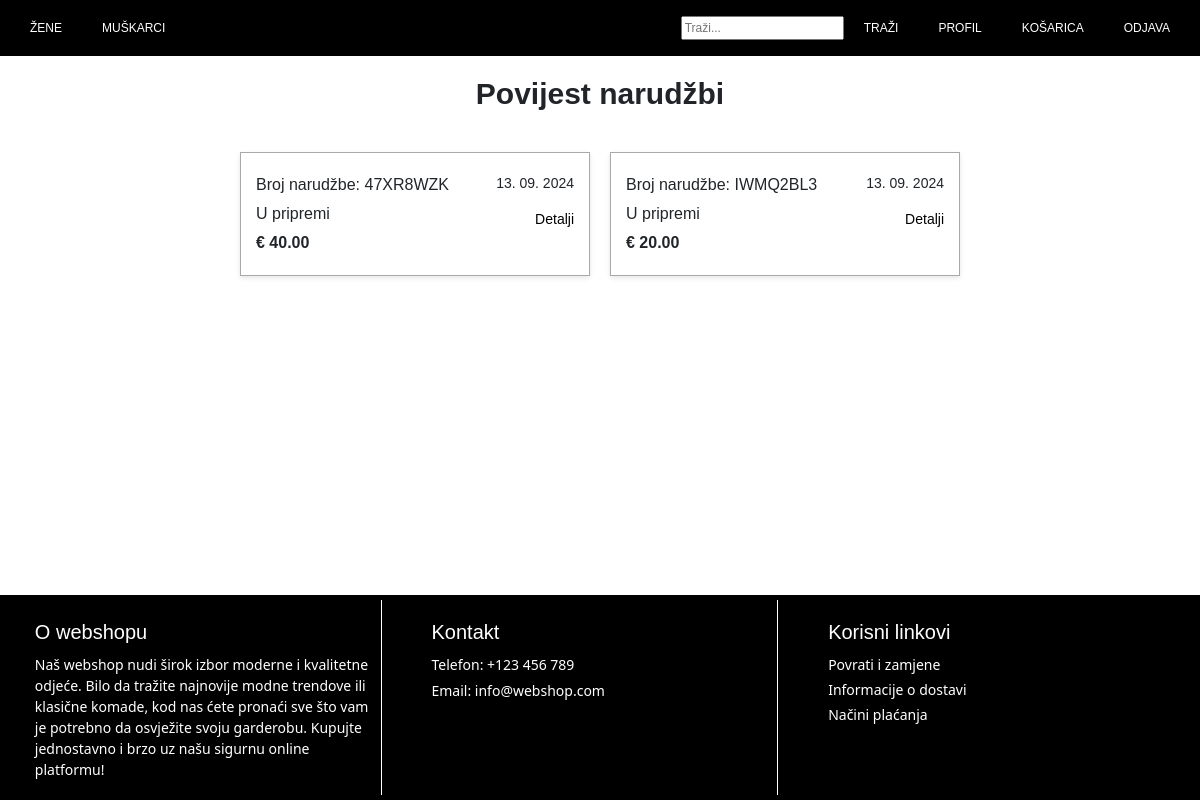
The app's page /webshop/orders_history/ (signed in), older data.
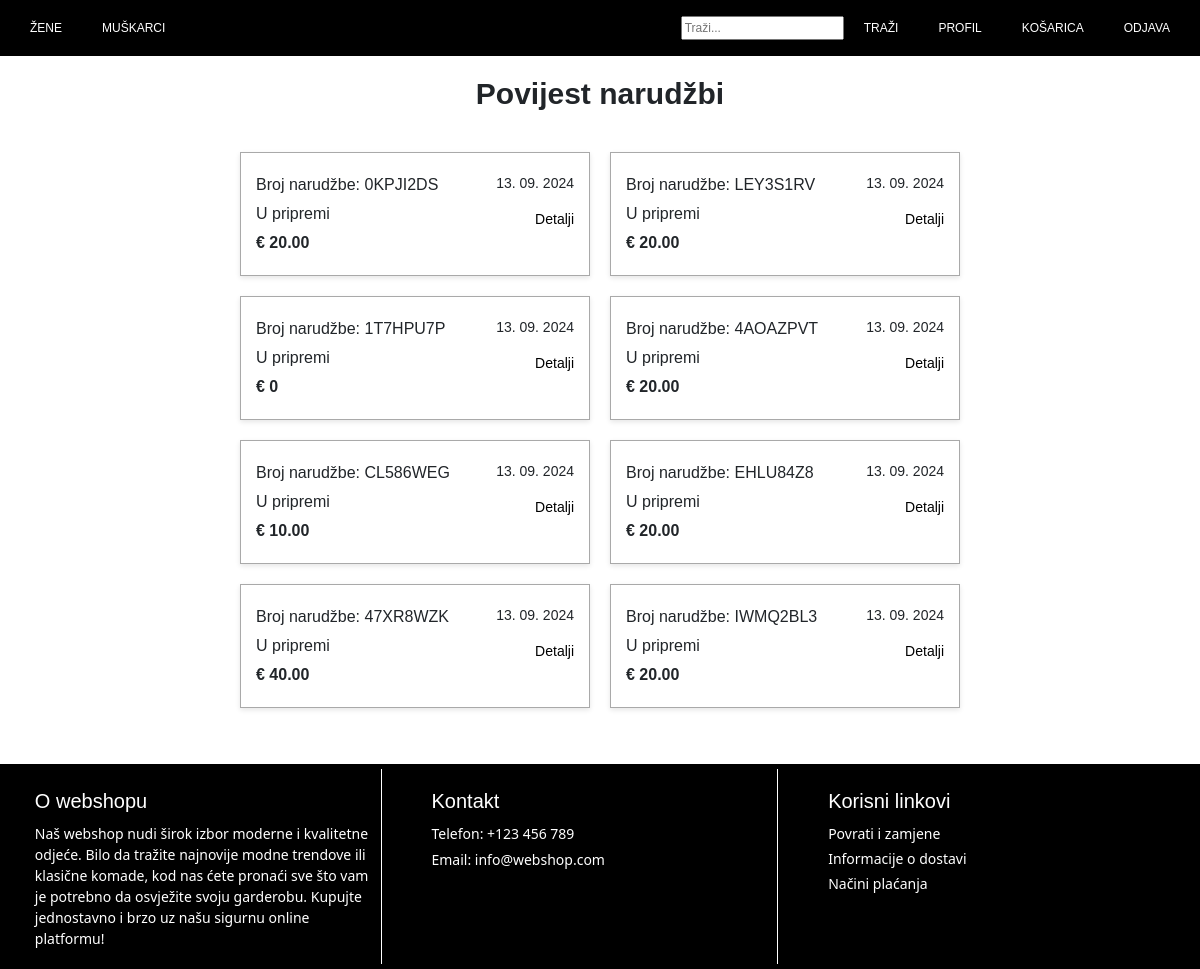
The same page, newer data.
### webshop/models.py (models this page shows, shortened)
class Order(models.Model):
    STATUS_CHOICES = (
        ('IP', 'U pripremi'),
        ('SP', 'Poslano'),
        ('DL', 'Dostavljeno'),
        ('RE', 'Odbijeno'),
    )
    PAYMENT_METHOD_CHOICES = (
        ('PP', 'Plaćanje pouzećem'),
        ('IB', 'Internetsko bankarstvo'),
    )
    account = models.ForeignKey(Account, on_delete=models.CASCADE)
    date_ordered = models.DateTimeField(auto_now_add=True)
    status = models.CharField(max_length=2, choices=STATUS_CHOICES, default='IP')
    payment_method = models.CharField(max_length=2, choices=PAYMENT_METHOD_CHOICES)
    order_number = models.CharField(max_length=10, unique=True, default=generate_order_number, editable=False)
    items = models.ManyToManyField('OrderItem', related_name='order_items', blank=True)

### webshop/views.py (the view)
# urls.py: path('orders_history/', views.orders_history_view, name='orders_history'),
def orders_history_view(request):
    orders = Order.objects.filter(account=request.user.account).order_by('-date_ordered')
    for order in orders:
        order.total_price = sum(item.total_price() for item in order.items_in_order.all())
    context = {
        'orders': orders
    }
    return render(request, 'webshop/orders_history.html', context)

### webshop/authentication.py (called while the page is built)
    def get_user(self, user_id):
        try:
            return User.objects.get(pk=user_id)
        except ObjectDoesNotExist:
            return None

### webshop/models.py (called while the page is built)
    def total_price(self):
        return self.quantity * self.product.product.price

### webshop/templates/webshop/orders_history.html (shortened to what this page needs)
{% extends 'webshop/base.html' %}
{% load static %}
{% block extra_css %}
<link rel="stylesheet" href="{% static 'webshop/css/orders_history.css' %}">
{% endblock %}
{% block content %}
<div class="orders-history-container">
    <h1>Povijest narudžbi</h1>
    {% if orders %}
        <ul>
            {% for order in orders %}
            <li class="order-history-item">
                <div class="order-history-details">
                    <div class="order-history-info">
                        <p>Broj narudžbe: {{ order.order_number }}</p>
                        <p>{{ order.get_status_display }}</p>
                        <p><strong>€ {{ order.total_price }}</strong></p>
                    </div>
                    <div class="order-history-meta">
                        <p>{{ order.date_ordered|date:"d. m. Y" }}</p>
                        <a href="{% url 'webshop:order_details' order_id=order.id %}">Detalji</a>
                    </div>
                </div>
            </li>
            {% endfor %}
        </ul>
    {% else %}
        <p>Nema narudžbi u povijesti.</p>
    {% endif %}
</div>
{% endblock %}

### webshop/templates/webshop/base.html (shortened to what this page needs)
<!DOCTYPE html>
<html lang="en">
<head>
    {% load static %}
    <link href="https://cdn.jsdelivr.net/npm/bootstrap@5.3.0/dist/css/bootstrap.min.css" rel="stylesheet">
    <link rel="stylesheet" href="{% static 'webshop/css/base.css' %}">
    {% block extra_css %}{% endblock %}
</head>
<body>
    <div class="sticky-header">
        <nav>
            <div class="nav-left">
                <ul>
                    <li class="dropdown">
                        <a href="{% url 'webshop:female_homepage' %}">ŽENE</a>
                    </li>
                    <li class="dropdown">
                        <a href="{% url 'webshop:male_homepage' %}">MUŠKARCI</a>
                    </li>
                </ul>
            </div>
            <div class="nav-right">
                <ul>
                        <li>
                            <form method="GET" action="{% url 'webshop:search' %}" class="search-form">
                                <input type="text" name="query" id="search-query" placeholder="Traži..." value="{{ request.GET.query }}" autocomplete="search">
                                <button type="submit">TRAŽI</button>
                            </form>
                        </li>
                    {% if user.is_authenticated %}
                        {% if not user.is_superuser %}
                            <li><a href="{% url 'webshop:profile' %}">PROFIL</a></li>
                            <li><a href="{% url 'webshop:cart' %}">KOŠARICA</a></li>
                        {% endif %}
                        <li><a href="{% url 'webshop:logout' %}">ODJAVA</a></li>
                    {% else %}
                        <li><a href="{% url 'webshop:login' %}">PRIJAVA</a></li>
                    {% endif %}
                </ul>
            </div>
        </nav>
    </div>
    <div class="content">
        {% block content %}{% endblock %}
    </div>
    <footer>
        <div class="footer-section">
            <h3>O webshopu</h3>
            <p>Naš webshop nudi širok izbor moderne i kvalitetne odjeće. Bilo da tražite najnovije modne trendove ili klasične komade,
                kod nas ćete pronaći sve što vam je potrebno da osvježite svoju garderobu.
                Kupujte jednostavno i brzo uz našu sigurnu online platformu!</p>
        </div>
        <div class="footer-section">
            <h3>Kontakt</h3>
            <p>Telefon: +123 456 789</p>
            <p>Email: info@webshop.com</p>
        </div>
        <div class="footer-section">
            <h3>Korisni linkovi</h3>
            <ul>
                <li><a href="{% url 'webshop:returns' %}">Povrati i zamjene</a></li>
                <li><a href="{% url 'webshop:delivery' %}">Informacije o dostavi</a></li>
                <li><a href="{% url 'webshop:payment' %}">Načini plaćanja</a></li>
            </ul>
        </div>
    </footer>
</body>
</html>

### webshop/static/webshop/css/base.css (style rules this page uses)
body { font-family: Arial, sans-serif; margin: 0; padding: 0; height: 100%; background-color: white; display: flex; flex-direction: column; min-height: 100vh; }
.sticky-header { position: sticky; top: 0; left: 0; width: 100%; z-index: 2000; }
.content { flex: 1; }
nav { display: flex; justify-content: space-between; align-items: center; background-color: black; padding: 10px; position: relative; height: 56px; }
.nav-left { flex: 1; }
.nav-right { flex: 1; display: flex; justify-content: flex-end; align-items: center !important; }
.nav-left ul { display: flex; list-style: none; padding: 0; margin: 0; }
.nav-right ul { display: flex; list-style: none; align-items: center; padding: 0; margin: 0; }
.nav-right button { color: white; background: black; font-size: 12px; border: black; }
.nav-left li, .nav-right li { margin: 0 10px; font-size: 12px; }
.nav-left a, .nav-right a { color: white; text-decoration: none; padding: 10px; transition: color 0.3s; align-items: center; }
.search-form { display: flex; align-items: center; flex-direction: row; }
.search-form input[type="text"] { margin-right: 10px; flex: 1; }
.search-form button { padding: 5px 10px; }
.dropdown { position: relative; display: inline-block; }
footer { display: flex; justify-content: space-around; background-color: black; color: white; font-family: Arial, sans-serif; padding: 5px; }
.footer-section { flex: 0 1 30%; margin: 0 15px 0 15px; padding: 10px; }
.footer-section:not(:last-child) { border-right: 1px solid white; }
.footer-section h3 { font-size: 20px; margin-top: 10px; margin-bottom: 10px; }
.footer-section p, .footer-section ul { font-size: 14px; margin-top: 5px; margin-bottom: 5px; font-family: system-ui, -apple-system, BlinkMacSystemFont, 'Segoe UI', Roboto, Oxygen, Ubuntu, Cantarell, 'Open Sans', 'Helvetica Neue', sans-serif; }
.footer-section ul { list-style-type: none; padding: 0; }
.footer-section ul li { margin-bottom: 4px; }
.footer-section ul li a { color: white; text-decoration: none; }

### webshop/static/webshop/css/orders_history.css (style rules this page uses)
.orders-history-container { width: 800px; margin: 0 auto; padding: 20px; }
.orders-history-container h1 { text-align: center; font-size: 30px; font-weight: bold; margin-bottom: 20px; }
.orders-history-container ul { list-style-type: none; padding: 10px; display: flex; flex-wrap: wrap; }
.order-history-item { background-color: white; border: 1px solid darkgray; padding: 15px; margin: 10px; flex: 1 1 calc(50% - 20px); display: flex; flex-direction: column; box-shadow: 0 2px 5px rgba(0, 0, 0, 0.1); max-width: 350px; }
.order-history-details { display: flex; justify-content: space-between; }
.order-history-info { flex: 1; padding-right: 10px; font-size: 16px; }
.order-history-meta { width: 100px; padding-left: 10px; text-align: right; font-size: 14px; }
.order-history-info p, .order-history-meta p { margin: 5px 0; }
.order-history-item a { display: inline-block; margin-top: 10px; color: black; text-decoration: none; }

Row changes from the older to the newer data that the page shows:
added Order: order_number "0KPJI2DS", status "U pripremi", total_price "20.00", date_ordered "13. 09. 2024"
added Order: order_number "LEY3S1RV", status "U pripremi", total_price "20.00", date_ordered "13. 09. 2024"
added Order: order_number "1T7HPU7P", status "U pripremi", total_price "0", date_ordered "13. 09. 2024"
added Order: order_number "4AOAZPVT", status "U pripremi", total_price "20.00", date_ordered "13. 09. 2024"
added Order: order_number "CL586WEG", status "U pripremi", total_price "10.00", date_ordered "13. 09. 2024"
added Order: order_number "EHLU84Z8", status "U pripremi", total_price "20.00", date_ordered "13. 09. 2024"
